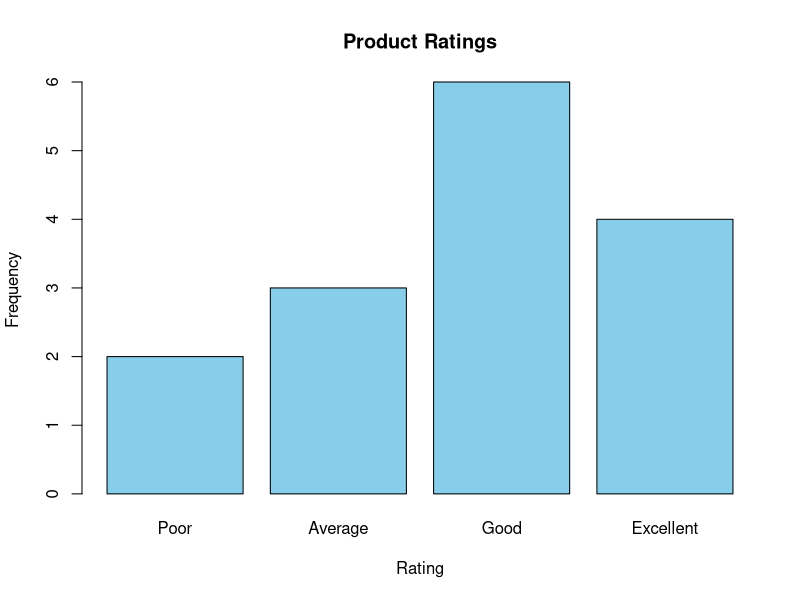

Write R code to recreate this figure.

# Q8: Product Ratings

ratings <- c(
  "Good", "Excellent", "Average", "Good",
  "Poor", "Good", "Excellent", "Average",
  "Good", "Excellent", "Poor", "Good",
  "Average", "Excellent", "Good"
)

frequency <- table(factor(
  ratings,
  levels = c("Poor", "Average", "Good", "Excellent")
))

cat("Product Ratings:\n")
print(ratings)

cat("Frequency Table:\n")
print(frequency)

barplot(frequency,
        main = "Product Ratings",
        xlab = "Rating",
        ylab = "Frequency",
        col = "skyblue")
